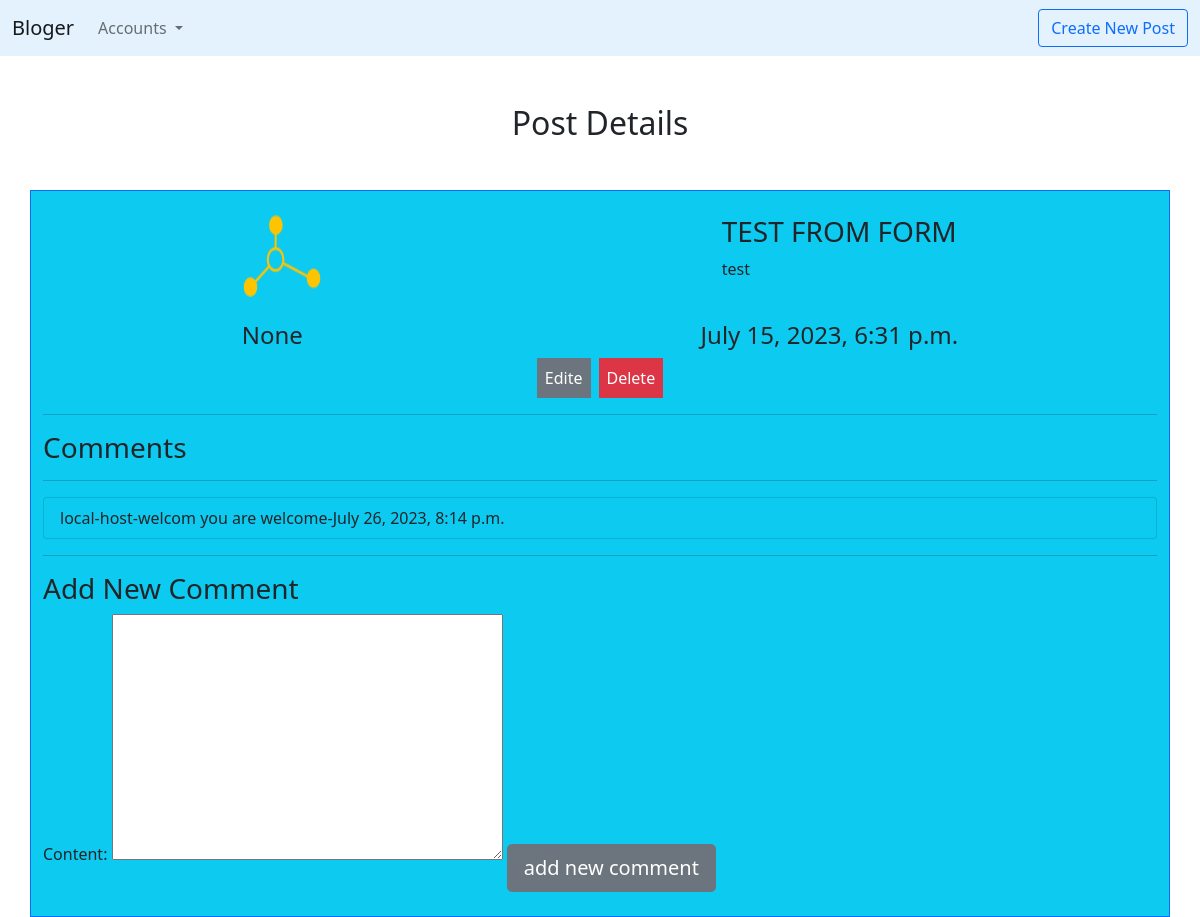
Page /blog/5 on the earlier database version.
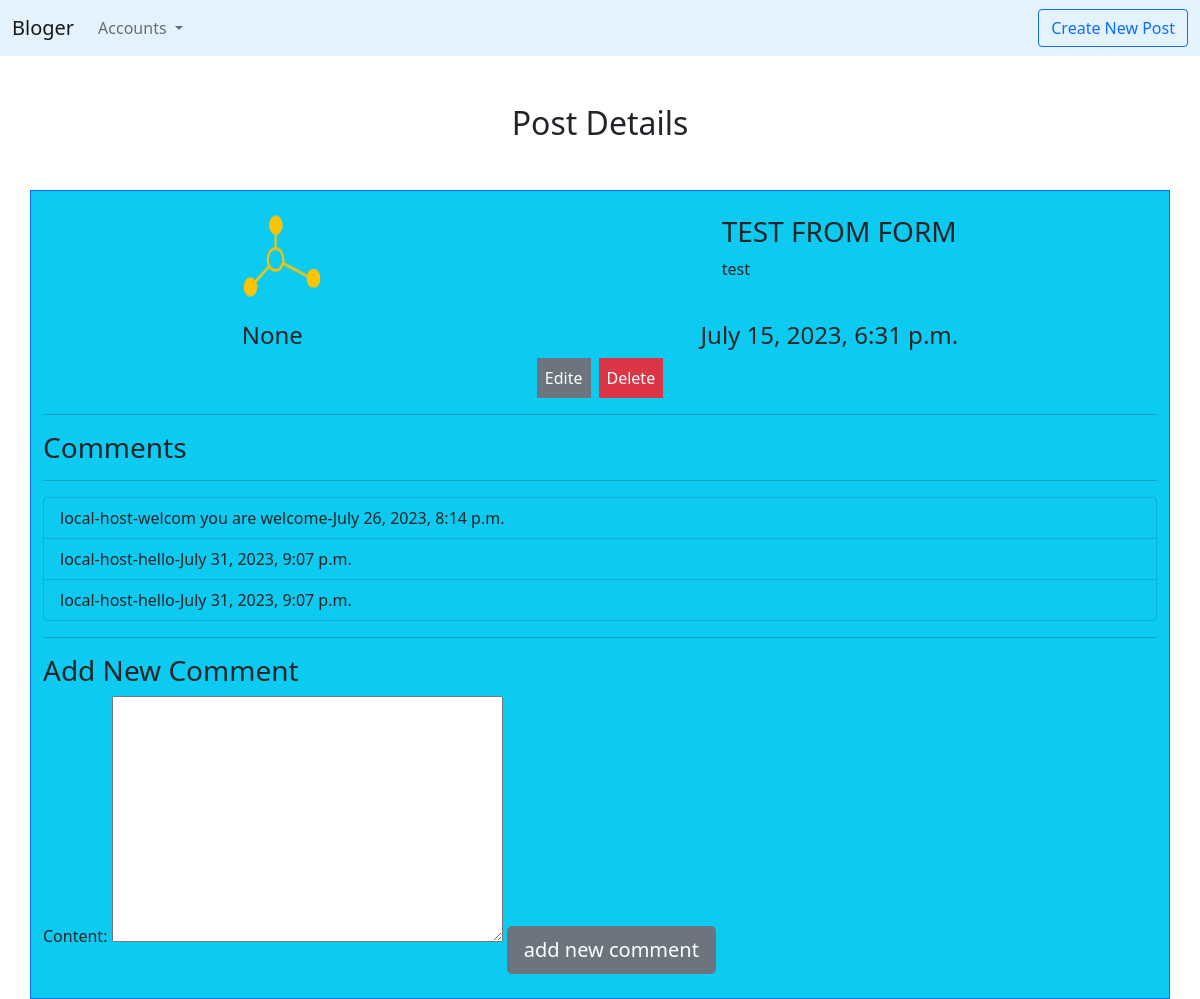
Same page on the later database version.
### blog/models.py (models this page shows, shortened)
class Post(models.Model):
    title = models.CharField(max_length=100)
    content = models.TextField(max_length=4000)
    create_date = models.DateTimeField(default=timezone.now())
    draft = models.BooleanField(default= True)
    tags = TaggableManager()
    auth = models.ForeignKey(User , on_delete=models.SET_NULL,null=True , blank=True , related_name="post_user")
    image = models.ImageField(upload_to='posts')

class Comment(models.Model):
    content = models.TextField(max_length=300)
    create_at = models.DateTimeField(default = timezone.now)
    user = models.ForeignKey(User ,on_delete= models.CASCADE, related_name="comment_user" )
    post = models.ForeignKey(Post , on_delete= models.CASCADE , related_name = "comment_post")

### blog/views.py (the view)
# urls.py: path('blog/<int:post_id>', views.post_detail),
def post_detail(request , post_id):
    data = Post.objects.get(id = post_id)
    post_comments = Comment.objects.filter(post=data)
    if request.method == 'POST':
        form = CommentForm(request.POST)
        if form.is_valid():
            myform =form.save(commit=False)
            myform.user= request.user
            myform.post = data
            myform.save()
    else:
            form = CommentForm()
    return render(request , "blog/post_detail.html" , {"post":data , 'form':form , 'comments':post_comments})

### blog/forms.py
class CommentForm(forms.ModelForm):
    class Meta:
        model = Comment
        fields = ("content" , )

### blog/templates/blog/post_detail.html (shortened to what this page needs)
<!doctype html>
<html lang="en">
  <head>
    <link href="https://cdn.jsdelivr.net/npm/bootstrap@5.0.2/dist/css/bootstrap.min.css" rel="stylesheet">
  </head>
  <body>
    <nav class="navbar navbar-expand-lg navbar-light"  style="background-color: #e3f2fd;">
        <div class="container-fluid">
          <a class="navbar-brand" href="#">Bloger</a>
          <div class="collapse navbar-collapse" id="navbarSupportedContent">
            <ul class="navbar-nav me-auto mb-2 mb-lg-0">
              <li class="nav-item dropdown">
                <a class="nav-link dropdown-toggle" href="#" id="navbarDropdown" role="button" data-bs-toggle="dropdown" aria-expanded="false">
                  Accounts
                </a>
              </li>
            </ul>
              <a  href="/blog/create" class="btn btn-outline-primary" >Create New Post</a>
          </div>
        </div>
      </nav>
      <h2 class="text-center mt-5">Post Details</h2>
      <div class="container border border-primary mt-5 bg-info pt-4 pb-4" >
        <div class="d-flex justify-content-around mb-4">
            <img src="{{post.image.url}}" alt="">
            <div>
                <h3>{{post.title}}</h3>
                <p>{{post.content}}</p>
            </div>
        </div>
        <div class="d-flex justify-content-around">
            <h4>{{post.auth}}</h4>
            <h4>{{post.create_date}}</h4>
        </div>
        <div class="d-flex justify-content-center ">
            <a href="/blog/{{post.id}}/edite"  class="btn-secondary p-2 me-2 text-decoration-none">Edite</a>
            <a href="/blog/{{post.id}}/delete" class="btn-danger p-2 text-decoration-none">Delete</a>
        </div>
        <hr>
    <h3>Comments</h3>
    <hr>
    <ul class="list-group bg-info">
        {% for comment in comments %}
            <li class="list-group-item bg-info">
            {{ comment.user }}-{{ comment.content }}-{{ comment.create_at }}
            </li>
        {% endfor %}
    </ul>
    <hr>
<h3>Add New Comment</h3>
{% load bootstrap %}
<form method="post">
    {{ form|bootstrap_horizontal:'col-lg-2' }}
    <input  type="submit" value="add new comment" class="btn btn-secondary btn-lg mt-4">
</form>
      </div>
  </body>
</html>

Differences in the rows shown:
added Comment: user "local-host", content "hello", create_at "July 31, 2023, 9:07 p.m."
added Comment: user "local-host", content "hello", create_at "July 31, 2023, 9:07 p.m."
